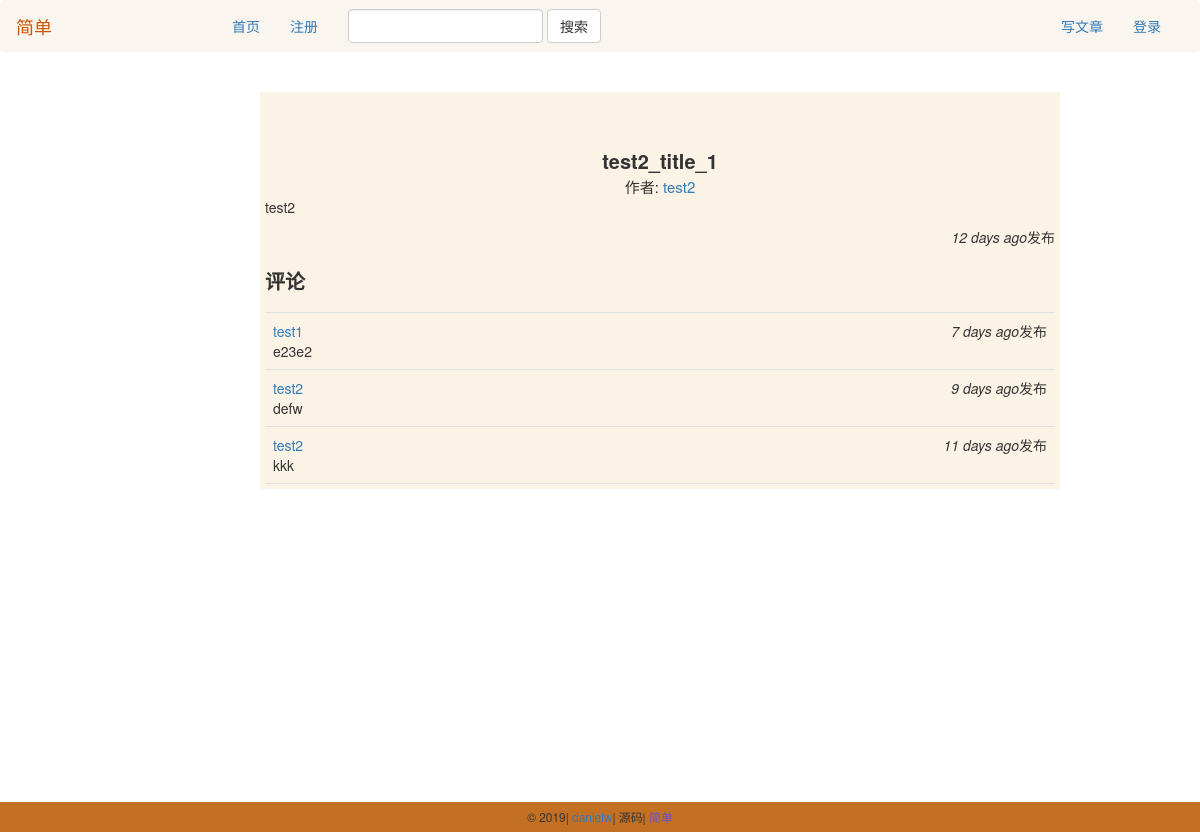
Screenshot of /post/2 with the database file from the repository.
### app/models.py (models this page shows, shortened)
class Post(db.Model):
    __tablename__ = 'posts'
    id = db.Column(db.Integer, primary_key=True)
    title = db.Column(db.Text)
    body = db.Column(db.Text)
    timestamp = db.Column(db.DateTime,index=True, default=datetime.utcnow)
    user_id = db.Column(db.Integer, db.ForeignKey('users.id'))
    comments = db.relationship('Comment', backref='post', lazy='dynamic')

class User(UserMixin, db.Model):
    __tablename__ = 'users'
    id = db.Column(db.Integer, primary_key=True)
    username = db.Column(db.String(64), unique=True)
    password_hash = db.Column(db.String(128))
    email = db.Column(db.String(64), unique=True, index=True)
    avatar_hash = db.Column(db.String(32))
    posts = db.relationship('Post', backref='author_post', lazy='dynamic')
    comments = db.relationship('Comment', backref='author_comment', lazy='dynamic')
    @property
    def password(self):
        raise AttributeError('password is not a readable attribute')

class Comment(db.Model):
    __tablename__ = 'comment'
    id = db.Column(db.Integer, primary_key=True)
    author = db.Column(db.String(64))
    email = db.Column(db.Text)
    body = db.Column(db.Text)
    author_id = db.Column(db.Integer, db.ForeignKey('users.id'))
    post_id = db.Column(db.Integer, db.ForeignKey('posts.id'))
    timestamp = db.Column(db.DateTime,index=True, default=datetime.utcnow)

### app/main/views.py (the view, shortened to what this page needs)
@main.route('/post/<int:id>',methods=['GET','POST'])
def showpost(id):
    post = Post.query.filter_by(id=id).first()
    user = post.author_post
    form = CommentForm()
    comments = post.comments.order_by(Comment.timestamp.desc())
    return render_template('blog.html',post=post,form=form,comments=comments,user=user)

### app/main/forms.py
class CommentForm(FlaskForm):
    body = StringField('输入评论',validators=[DataRequired()])
    submit = SubmitField('提交')

### app/templates/blog.html (shortened to what this page needs)
{% extends "base.html" %}
{% import "bootstrap/wtf.html" as wtf %}
{% block page_content %}
<div class="container_bg" style="width: 800px;">
    <div class="blog-title" style="margin-top:50px; font-size:20px; text-align: center; font-weight: bold;">
        {{ post.title }}
    </div>
    <div class="blog-author" style="font-size:15px; text-align: center; ">
        作者: <a href="{{ url_for('.user', username=post.author_post.username) }}">{{ post.author_post.username }}</a>
    </div>
    <div class="blog-body" style="margin-bottom: 20px;">
        <p> {{ post.body }}</p>
        <div class="blog-date" style="text-align: right;">
            <span class="blog-date-1" style="font-style:italic;">{{moment(post.timestamp).fromNow()}}</span>发布
        </div>
    </div>
    <div class="comment-1" style="text-align:left; margin-top: 10px; margin-bottom: 10px;">
        <span class="comment-1" style="font-weight:bold; font-size:20px;">评论</span>
    </div>
    {% include '_comments.html' %}
</div>
{% endblock %}

### app/templates/_comments.html
<ul class="comments">
    {% for comment in comments %}
    <li class="comment">
        <div class="comments-content">
            <div>
                <a href="{{ url_for('.user', username=comment.author_comment.username)}}">
                        {{ comment.author_comment.username }}
                </a>
                <span class="comments-date-1" style="font-style:italic;float:right;">{{moment(comment.timestamp).fromNow()}}<span style="font-style: normal;">发布</span></span>
            </div>
        <div class="comments-body">{{ comment.body }}</div>
        </div>
    </li>
    {% endfor %}
</ul>

### app/static/css/main.css (style rules this page uses)
body { height:100%; margin:0; }
.container_bg { margin-top: 20px; background-color: #fcf3e7; margin-left: 230px; padding: 5px 5px 5px 5px; }
ul.comments { list-style-type: none; padding: 0px; margin: 16px 0px 0px 0px; border-top: 1px solid #e0e0e0; }
ul.comments li.comment { padding: 8px; border-bottom: 1px solid #e0e0e0; }
.blog-title { text-align: center; font-weight: bold; }

### rows the page displays
Post: title "test2_title_1", body "test2", timestamp "12 days ago"
User: author_post.username "test2"
Comment: author_comment.username "test1", timestamp "7 days ago", body "e23e2"
Comment: author_comment.username "test2", timestamp "9 days ago", body "defw"
Comment: author_comment.username "test2", timestamp "11 days ago", body "kkk"
